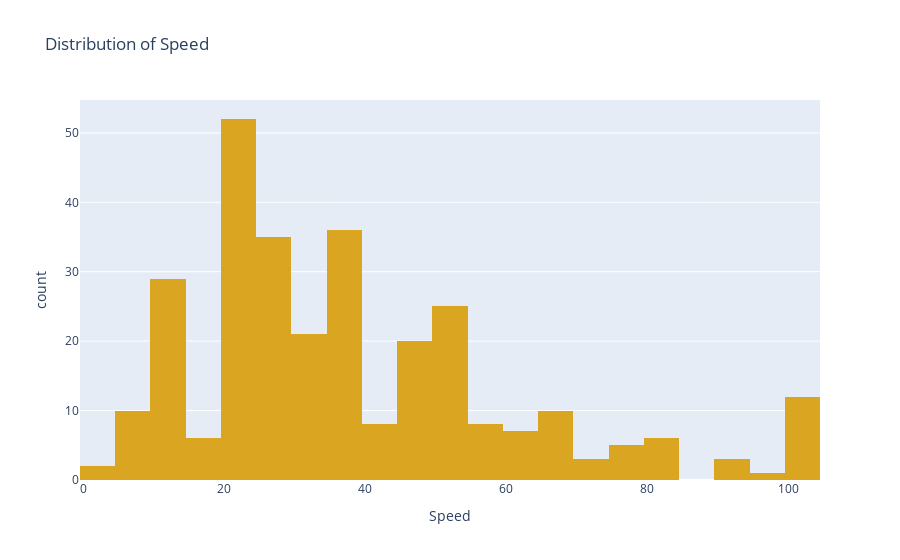

Here is the notebook cell this chart was saved with:
### Markdown cell above
20.	Draw a histogram for speed of super heroes having fig size 10.5, provide speed in histogram for only good alignment superheroes, title should be "distribution of speed", xlabel should be "speed"

### Code cell
fig = px.histogram(
    x=good_guys['Speed'],
    labels= {'x' : 'Speed'},
    title= 'Distribution of Speed',
    color_discrete_sequence=['goldenrod']
)
fig

### Figure 1 — Plotly figure (JSON) as saved in the notebook; plotly's stock layout.template omitted (floating-point values rounded to 4 significant figures; data arrays with more than 128 entries replaced by an {"elided": "..."} marker saying what was removed)
{"data": [{"alignmentgroup": "True", "bingroup": "x", "hovertemplate": "Speed=%{x}<br>count=%{y}<extra></extra>", "legendgroup": "", "marker": {"color": "goldenrod", "pattern": {"shape": ""}}, "name": "", "offsetgroup": "", "orientation": "v", "showlegend": false, "type": "histogram", "x": {"elided": "299 int values"}, "xaxis": "x", "yaxis": "y"}], "layout": {"barmode": "relative", "legend": {"tracegroupgap": 0}, "title": {"text": "Distribution of Speed"}, "xaxis": {"anchor": "y", "domain": [0, 1], "title": {"text": "Speed"}}, "yaxis": {"anchor": "x", "domain": [0, 1], "title": {"text": "count"}}}}
